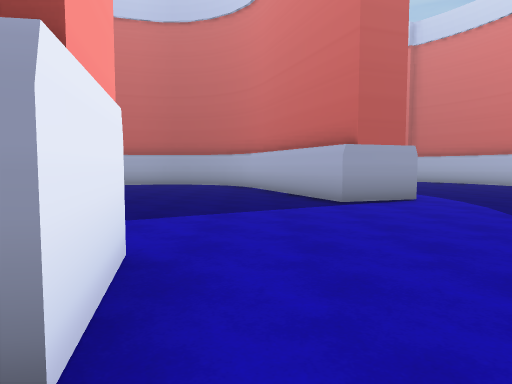
View 1 (above)

24 first-person views from a walk through a Unity game level. The camera is 1.4 m above the floor, tilts 4° down and sees 70° across. The floor is counted in squares, 2 m on a side. Each view is taken from the middle of a square. On the plan, view 1 faces up. The plan holds only what a view shows up to about 11 squares ahead; the rest is blank. The place goes on beyond the plan. The player character is not drawn.

View 2
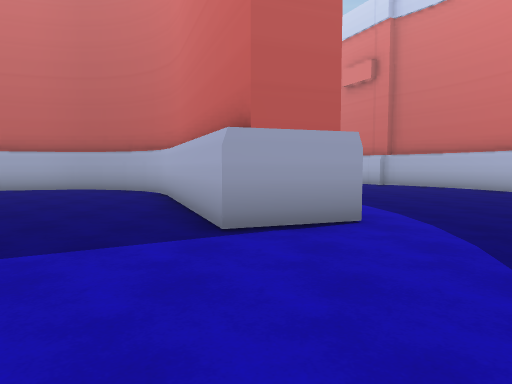

View 3
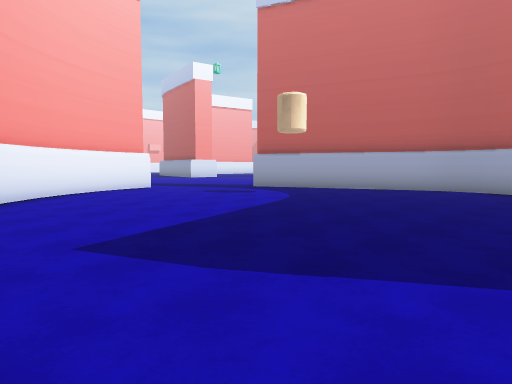

View 4
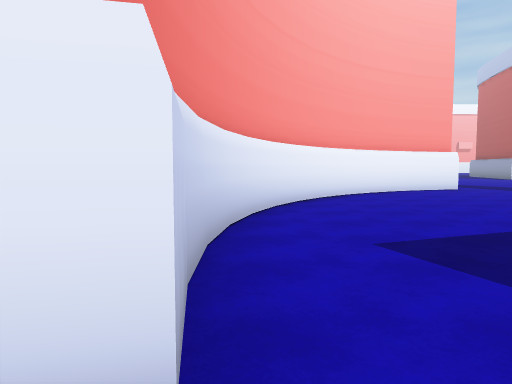

View 5
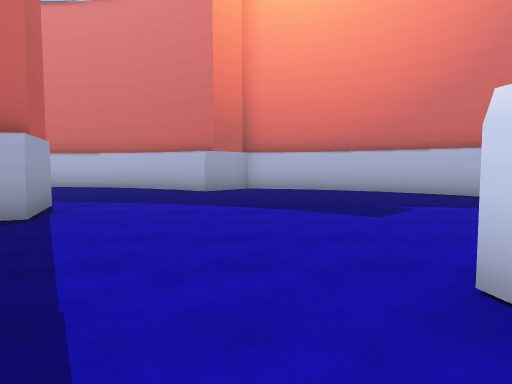

View 6
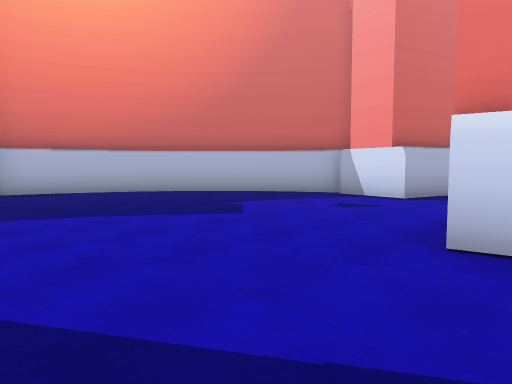

View 7
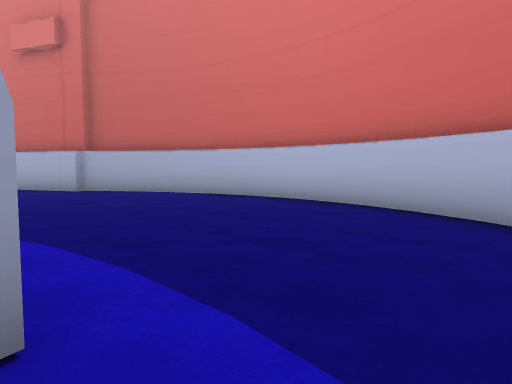

View 8
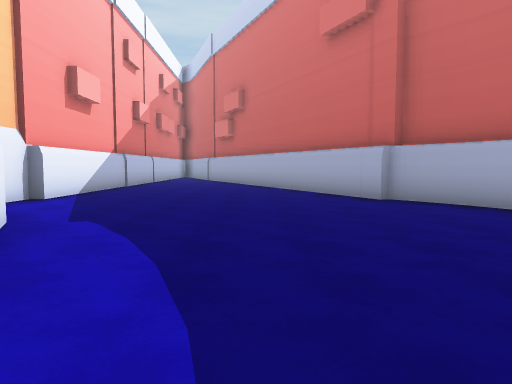

View 9
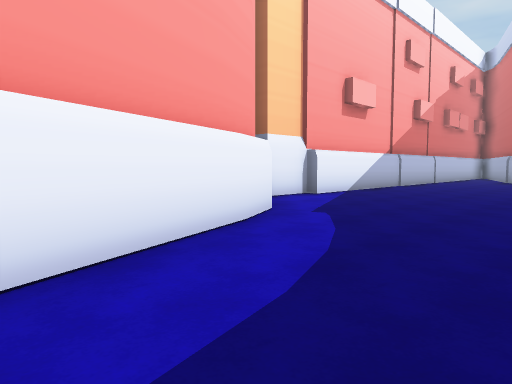

View 10
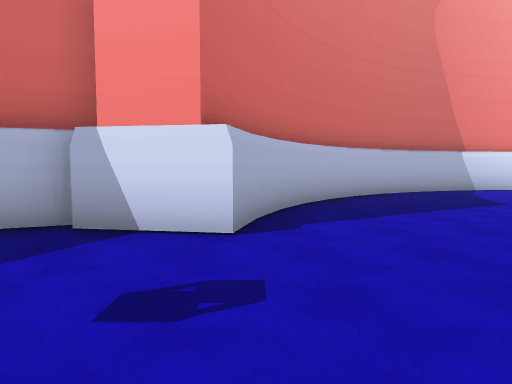

View 11
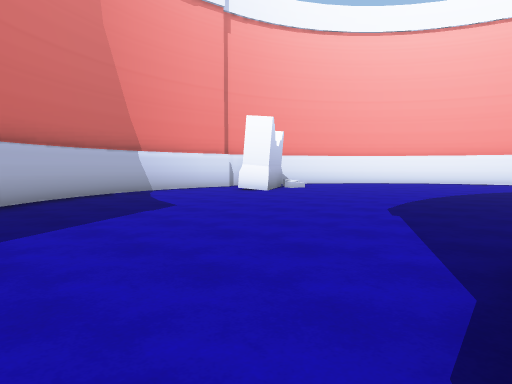

View 12
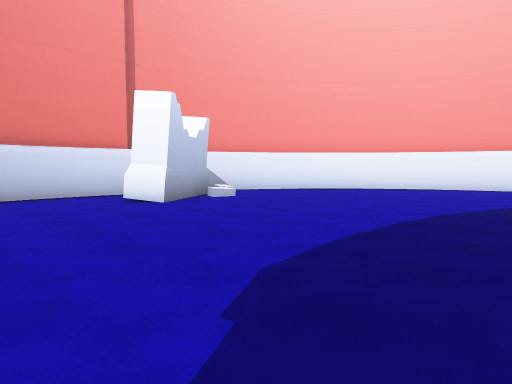

View 13
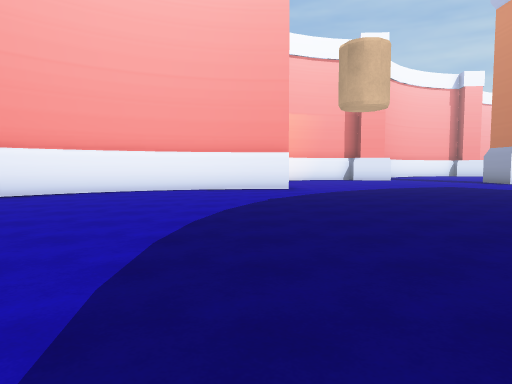

View 14
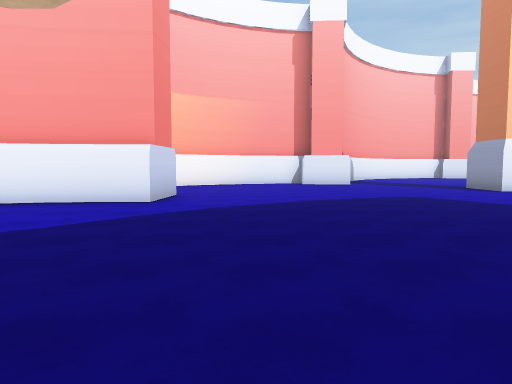

View 15
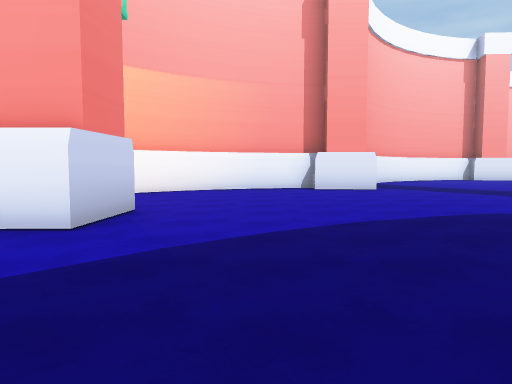

View 16
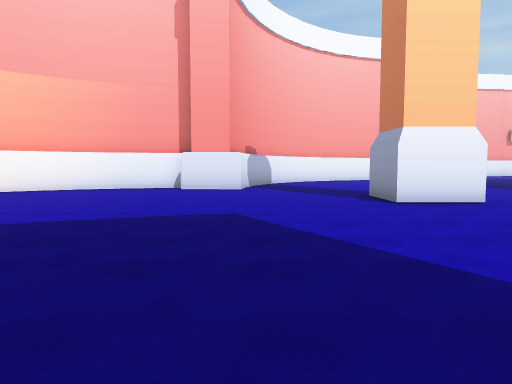

View 17
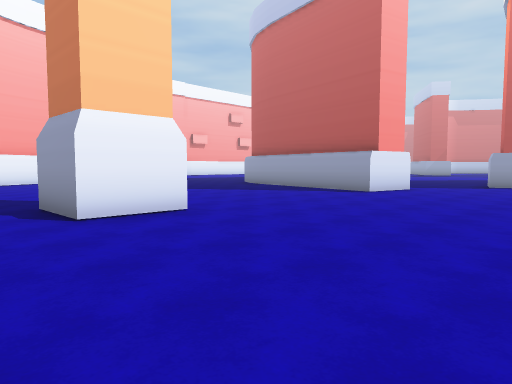

View 18
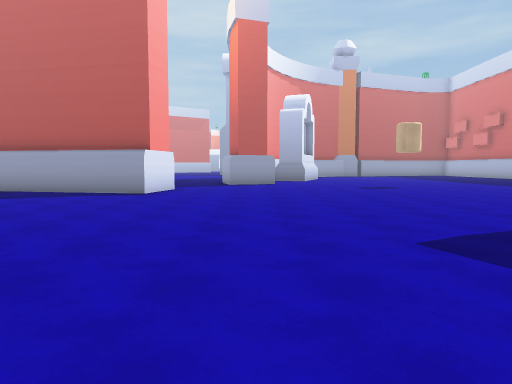

View 19
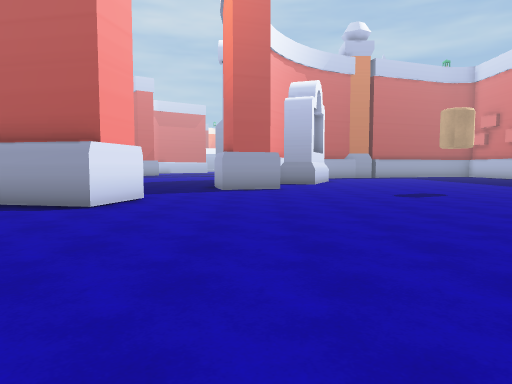

View 20
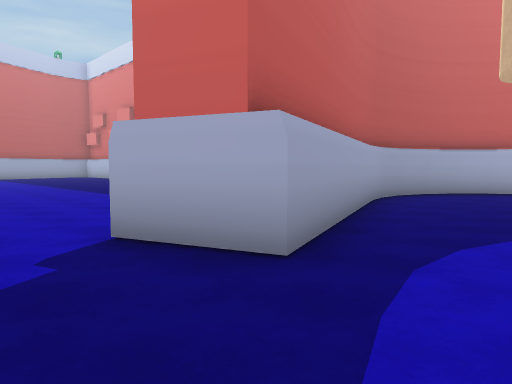

View 21
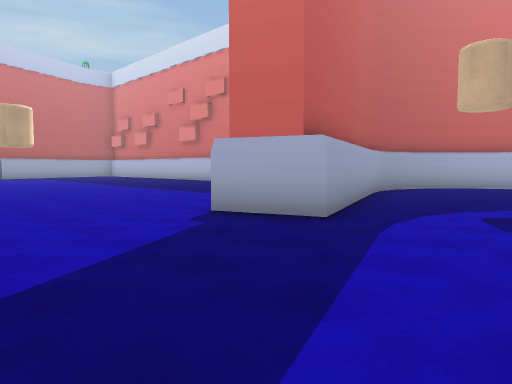

View 22
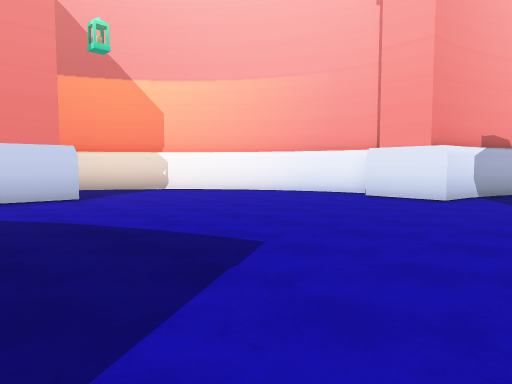

View 23
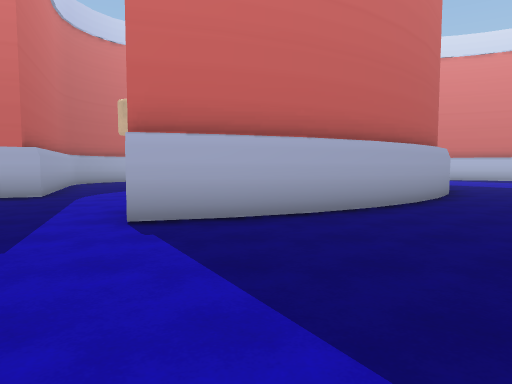

View 24
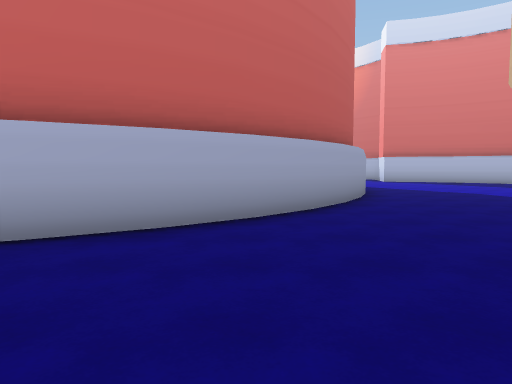

### Floor plan
Key: @ floor where view 1 was taken; # wall or solid block; . floor; O other object.
Columns run from 23 left of view 1 to 9 right of it. Each row starts with its distance up from view 1.
 21     ..##.........        ..
 20     .............     #.....##
 19     .............     #......#
 18     #............     #......##
 17 #####............     #.......#
 16  ...............      #.......##
 15  ...............      #........##
 14  ..............   ##### ........#
 13  .............#####...###.......#
 12  .............##.......##.......#
 11    ....................###......#
 10     #...................##......#
  9 ...##...................##......#
  8 ...........##............##.....#
  7 ...........###...........#.....##
  6 ............##.................#
  5 #...........###...............##
  4 #............###...............#
  3 ..............#####............#
  2 #...............#######........#
  1 #.................    #.......##
  0 ##....##...............@......#
 -1  #.... #....................###
 -2  ###.  #................#####
 -3    ##  #................#
 -4        ##...............#
 -5         #..............##
 -6         ##............##
 -7          ##..OOO.....##
 -8           ####O....###
 -9                #####

Positions as (right, up) in squares from view 1, and headings:
1: (0, 0), facing up
2: (2, 3), facing up
3: (0, 3), facing up-left
4: (0, 3), facing left
5: (-3, 4), facing right
6: (-2, 6), facing down-right
7: (3, 6), facing up-right
8: (4, 9), facing up
9: (5, 9), facing up-left
10: (1, 2), facing down
11: (0, 1), facing down-left
12: (-4, 0), facing down-left
13: (-5, -1), facing left
14: (-9, 2), facing left
15: (-12, 2), facing left
16: (-12, 6), facing left
17: (-14, 7), facing up-left
18: (-16, 7), facing up
19: (-16, 10), facing up
20: (-11, 10), facing up-right
21: (-13, 9), facing up-right
22: (-15, 8), facing down-left
23: (-17, 7), facing right
24: (-15, 4), facing right
